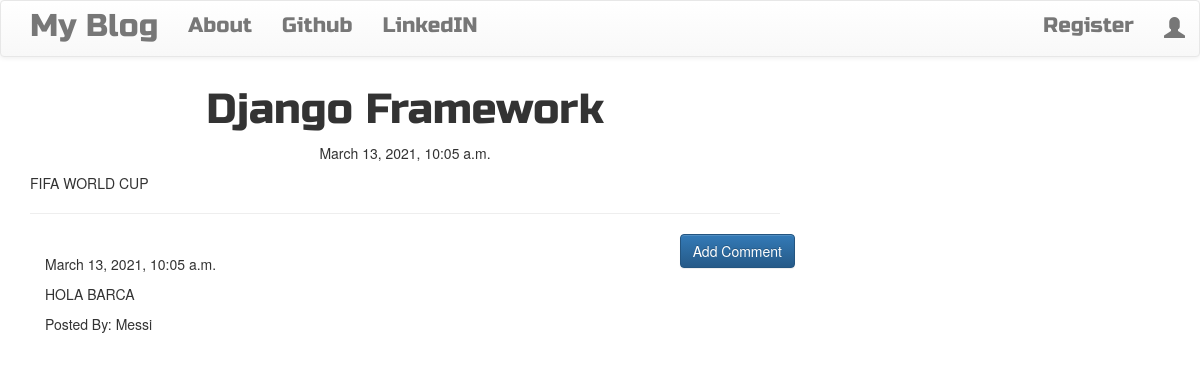
Screenshot of /post/3 with the database file from the repository.
### blog/models.py (models this page shows, shortened)
class Post(models.Model):
    author = models.ForeignKey('auth.User', on_delete = models.CASCADE)
    title = models.CharField(max_length = 256)
    text = models.TextField()
    created_date = models.DateTimeField(default = timezone.now)
    published_date = models.DateTimeField(blank=True,null=True)

class Comment(models.Model):
    post = models.ForeignKey('blog.Post',related_name = 'comments',on_delete=models.CASCADE)
    author = models.CharField(max_length=256)
    text = models.TextField()
    created_date = models.DateTimeField(default = timezone.now)
    approved_comment = models.BooleanField(default = False)

### blog/views.py (the view)
# urls.py: path('post/<int:pk>',views.PostDetailView.as_view(),name='post_detail'),
class PostDetailView(DetailView):
    model = Post

### blog/templates/blog/post_detail.html (shortened to what this page needs)
{% extends 'blog/base.html'%}
{%block content%}
  <h1 class="posttitle loader">{{post.title}}</h1>
  {% if post.published_date %}
    <div class="date postdate">
      {{post.published_date}}
    </div>
  {%else%}
    <a class="btn btn-default" href="{% url 'post_publish' pk=post.pk %}">Publish</a>
  {%endif%}
    <p class='postcontent'>{{post.text|safe|linebreaksbr}}</p>
    <hr>
    <a class="btn btn-primary btn-comment" href="{% url 'add_comment_to_post' pk=post.pk %}">Add Comment</a>
    <div class="container">
      {% for comment in post.comments.all%}
        <br>
        {% if user.is_authenticated or comment.approved_comment%}
          {{comment.created_date}}
            <p>{{comment.text|safe|linebreaks}}</p>
            <p>Posted By: {{comment.author}}</p>
        {%endif%}
        {%empty%}
          <p>No Comments!</p>
      {%endfor%}
    </div>
{% endblock %}

### blog/static/css/blog.css (style rules this page uses)
.postdate { text-align : center; }
.posttitle { font-family : 'Russo One',sans-serif; font-size : 3em; text-align : center; }
.postcontent { font-family: 'Montserrat'; font-size : 1.5em; }
.btn-comment { position : absolute; right : 0px; }
.loader { filter:hue-rotate(0deg); color:linear-gradient(45deg,#0f8,#08f); animation:hue 10000ms infinite linear; }

### rows the page displays
Post: title "Django Framework", published_date "March 13, 2021, 10:05 a.m.", text "FIFA WORLD CUP"
Comment: created_date "March 13, 2021, 10:05 a.m.", text "HOLA BARCA", author "Messi"
